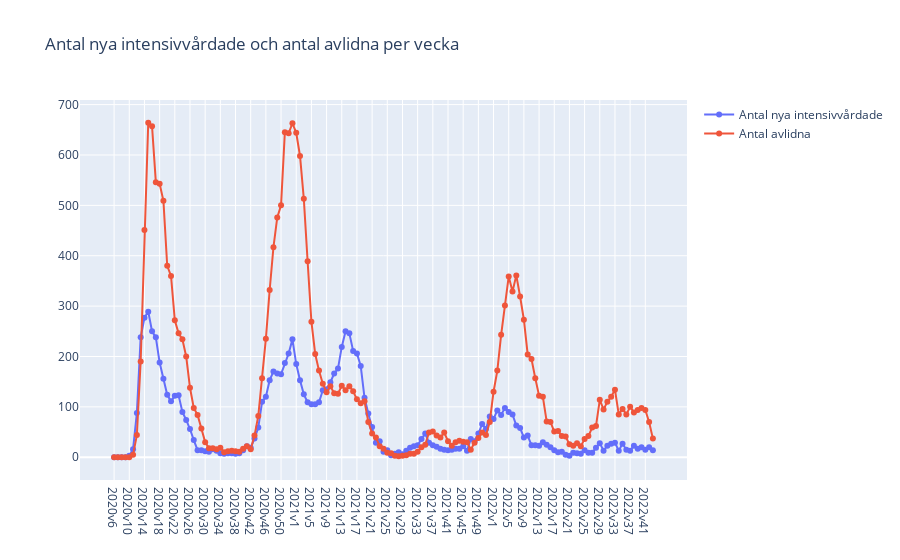

The cell this chart's notebook holds for it:
### Markdown cell above
# Samband mellan antal avlidna och nya intensivvårdade patienter 

<p>Här har jag undersökt förändringen av avlidna fall och sambandet med intensivvårdade patienter </p>

### Code cell
# Draw antal intensivvårdade och antal avlidna per vecka
fig = go.Figure()
fig.add_trace(go.Scatter(x=df_covid_infection["vecka"], y=df_covid_infection["Antal_nyaintensivvårdade_vecka"],
                    mode='lines+markers',
                    name='Antal nya intensivvårdade'))
fig.add_trace(go.Scatter(x=df_covid_infection["vecka"], y=df_covid_infection["Antal_avlidna_vecka"],
                    mode='lines+markers',
                    name='Antal avlidna'))
fig.update_layout(title_text='Antal nya intensivvårdade och antal avlidna per vecka')
fig.show()
fig.write_image(os.path.join(KPI_PLOT_PATH, "antal_intensivvardade_och_antal_avlidna_per_vecka.png"))

### Figure 1 — Plotly figure (JSON) as saved in the notebook; plotly's stock layout.template omitted (floating-point values rounded to 4 significant figures; data arrays with more than 128 entries replaced by an {"elided": "..."} marker saying what was removed)
{"data": [{"mode": "lines+markers", "name": "Antal nya intensivvårdade", "type": "scatter", "x": {"elided": "143 str values"}, "y": {"elided": "143 int values"}}, {"mode": "lines+markers", "name": "Antal avlidna", "type": "scatter", "x": {"elided": "143 str values"}, "y": {"elided": "143 int values"}}], "layout": {"title": {"text": "Antal nya intensivvårdade och antal avlidna per vecka"}}}
